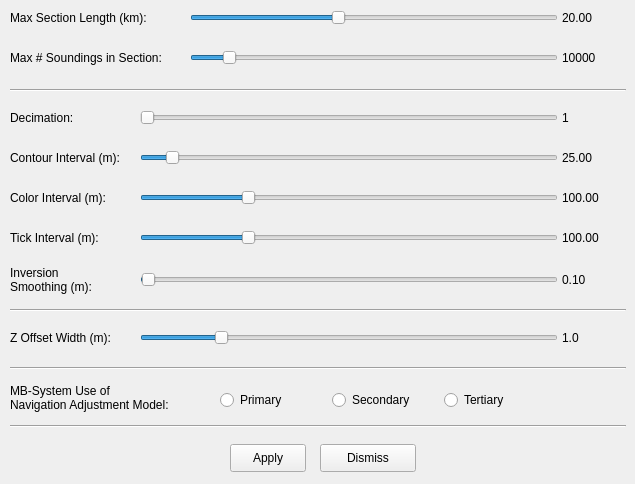
<?xml version="1.0" encoding="UTF-8"?>
<!--
  mbnavadjust_controls.ui - Option > Controls of the navigation adjustment tool (mbnavadjust's
  form_controls, mbnavadjust_creation.c): section size, contouring, inversion smoothing, z offset
  width, and how mbprocess uses the adjustment model. Loaded at runtime by
  src/mbnavadjust/mbnavadjust_window.cpp. Absolute geometry from the Motif form, no layouts; the
  bottom row (use of the model, Apply, Dismiss) sits below the scales, where the form's attachments
  put it.
  Each Motif XmScale (showValue on) is a slider plus a label named after it + "Value"; the
  callbacks set and read the value, minimum and maximum, and the decimal points format the label.
-->
<ui version="4.0">
 <class>MbNavAdjustControls</class>
 <widget class="QDialog" name="form_controls">
  <property name="geometry">
   <rect><x>0</x><y>0</y><width>635</width><height>484</height></rect>
  </property>
  <property name="windowTitle">
   <string>MBnavadjust - Controls</string>
  </property>
  <widget class="QLabel" name="label_controls_sectionlength">
   <property name="geometry"><rect><x>10</x><y>8</y><width>176</width><height>20</height></rect></property>
   <property name="text"><string>Max Section Length (km):</string></property>
  </widget>
  <widget class="QSlider" name="scale_controls_sectionlength">
   <property name="geometry"><rect><x>190</x><y>8</y><width>368</width><height>20</height></rect></property>
   <property name="orientation"><enum>Qt::Horizontal</enum></property>
   <property name="minimum"><number>1</number></property>
   <property name="maximum"><number>5000</number></property>
   <property name="value"><number>2000</number></property>
  </widget>
  <widget class="QLabel" name="scale_controls_sectionlengthValue">
   <property name="geometry"><rect><x>562</x><y>8</y><width>64</width><height>20</height></rect></property>
   <property name="text"><string>20.00</string></property>
  </widget>
  <widget class="QLabel" name="label_controls_sectionsoundings">
   <property name="geometry"><rect><x>10</x><y>48</y><width>180</width><height>20</height></rect></property>
   <property name="text"><string>Max # Soundings in Section:</string></property>
  </widget>
  <widget class="QSlider" name="scale_controls_sectionsoundings">
   <property name="geometry"><rect><x>190</x><y>48</y><width>368</width><height>20</height></rect></property>
   <property name="orientation"><enum>Qt::Horizontal</enum></property>
   <property name="minimum"><number>1000</number></property>
   <property name="maximum"><number>100000</number></property>
   <property name="value"><number>10000</number></property>
  </widget>
  <widget class="QLabel" name="scale_controls_sectionsoundingsValue">
   <property name="geometry"><rect><x>562</x><y>48</y><width>64</width><height>20</height></rect></property>
   <property name="text"><string>10000</string></property>
  </widget>
  <widget class="Line" name="separator4">
   <property name="geometry"><rect><x>10</x><y>84</y><width>616</width><height>12</height></rect></property>
   <property name="orientation"><enum>Qt::Horizontal</enum></property>
  </widget>
  <widget class="QLabel" name="label_controls_decimation">
   <property name="geometry"><rect><x>10</x><y>108</y><width>126</width><height>20</height></rect></property>
   <property name="text"><string>Decimation:</string></property>
  </widget>
  <widget class="QSlider" name="scale_controls_decimation">
   <property name="geometry"><rect><x>140</x><y>108</y><width>418</width><height>20</height></rect></property>
   <property name="orientation"><enum>Qt::Horizontal</enum></property>
   <property name="minimum"><number>1</number></property>
   <property name="maximum"><number>10</number></property>
   <property name="value"><number>1</number></property>
  </widget>
  <widget class="QLabel" name="scale_controls_decimationValue">
   <property name="geometry"><rect><x>562</x><y>108</y><width>64</width><height>20</height></rect></property>
   <property name="text"><string>1</string></property>
  </widget>
  <widget class="QLabel" name="label_controls_contourinterval">
   <property name="geometry"><rect><x>10</x><y>148</y><width>126</width><height>20</height></rect></property>
   <property name="text"><string>Contour Interval (m):</string></property>
  </widget>
  <widget class="QSlider" name="scale_controls_contourinterval">
   <property name="geometry"><rect><x>140</x><y>148</y><width>418</width><height>20</height></rect></property>
   <property name="orientation"><enum>Qt::Horizontal</enum></property>
   <property name="minimum"><number>1</number></property>
   <property name="maximum"><number>40000</number></property>
   <property name="value"><number>2500</number></property>
  </widget>
  <widget class="QLabel" name="scale_controls_contourintervalValue">
   <property name="geometry"><rect><x>562</x><y>148</y><width>64</width><height>20</height></rect></property>
   <property name="text"><string>25.00</string></property>
  </widget>
  <widget class="QLabel" name="label_controls_colorinterval">
   <property name="geometry"><rect><x>10</x><y>188</y><width>126</width><height>20</height></rect></property>
   <property name="text"><string>Color Interval (m):</string></property>
  </widget>
  <widget class="QSlider" name="scale_controls_colorinterval">
   <property name="geometry"><rect><x>140</x><y>188</y><width>418</width><height>20</height></rect></property>
   <property name="orientation"><enum>Qt::Horizontal</enum></property>
   <property name="minimum"><number>1</number></property>
   <property name="maximum"><number>40000</number></property>
   <property name="value"><number>10000</number></property>
  </widget>
  <widget class="QLabel" name="scale_controls_colorintervalValue">
   <property name="geometry"><rect><x>562</x><y>188</y><width>64</width><height>20</height></rect></property>
   <property name="text"><string>100.00</string></property>
  </widget>
  <widget class="QLabel" name="label_controls_tickinterval">
   <property name="geometry"><rect><x>10</x><y>228</y><width>126</width><height>20</height></rect></property>
   <property name="text"><string>Tick Interval (m):</string></property>
  </widget>
  <widget class="QSlider" name="scale_controls_tickinterval">
   <property name="geometry"><rect><x>140</x><y>228</y><width>418</width><height>20</height></rect></property>
   <property name="orientation"><enum>Qt::Horizontal</enum></property>
   <property name="minimum"><number>1</number></property>
   <property name="maximum"><number>40000</number></property>
   <property name="value"><number>10000</number></property>
  </widget>
  <widget class="QLabel" name="scale_controls_tickintervalValue">
   <property name="geometry"><rect><x>562</x><y>228</y><width>64</width><height>20</height></rect></property>
   <property name="text"><string>100.00</string></property>
  </widget>
  <widget class="QLabel" name="label_controls_smoothing">
   <property name="geometry"><rect><x>10</x><y>262</y><width>126</width><height>36</height></rect></property>
   <property name="text"><string>Inversion
Smoothing (m):</string></property>
  </widget>
  <widget class="QSlider" name="scale_controls_smoothing">
   <property name="geometry"><rect><x>140</x><y>270</y><width>418</width><height>20</height></rect></property>
   <property name="orientation"><enum>Qt::Horizontal</enum></property>
   <property name="minimum"><number>1</number></property>
   <property name="maximum"><number>5000</number></property>
   <property name="value"><number>10</number></property>
  </widget>
  <widget class="QLabel" name="scale_controls_smoothingValue">
   <property name="geometry"><rect><x>562</x><y>270</y><width>64</width><height>20</height></rect></property>
   <property name="text"><string>0.10</string></property>
  </widget>
  <widget class="Line" name="separator12">
   <property name="geometry"><rect><x>10</x><y>304</y><width>616</width><height>12</height></rect></property>
   <property name="orientation"><enum>Qt::Horizontal</enum></property>
  </widget>
  <widget class="QLabel" name="label_controls_zoffset">
   <property name="geometry"><rect><x>10</x><y>328</y><width>126</width><height>20</height></rect></property>
   <property name="text"><string>Z Offset Width (m):</string></property>
  </widget>
  <widget class="QSlider" name="scale_controls_zoffset">
   <property name="geometry"><rect><x>140</x><y>328</y><width>418</width><height>20</height></rect></property>
   <property name="orientation"><enum>Qt::Horizontal</enum></property>
   <property name="minimum"><number>1</number></property>
   <property name="maximum"><number>50</number></property>
   <property name="value"><number>10</number></property>
  </widget>
  <widget class="QLabel" name="scale_controls_zoffsetValue">
   <property name="geometry"><rect><x>562</x><y>328</y><width>64</width><height>20</height></rect></property>
   <property name="text"><string>1.0</string></property>
  </widget>
  <widget class="Line" name="separator14">
   <property name="geometry"><rect><x>10</x><y>362</y><width>616</width><height>12</height></rect></property>
   <property name="orientation"><enum>Qt::Horizontal</enum></property>
  </widget>
  <widget class="QLabel" name="label_radioBox_controls_use">
   <property name="geometry"><rect><x>10</x><y>380</y><width>200</width><height>36</height></rect></property>
   <property name="text"><string>MB-System Use of
Navigation Adjustment Model:</string></property>
  </widget>
  <widget class="QRadioButton" name="toggleButton_controls_use_primary">
   <property name="geometry"><rect><x>220</x><y>386</y><width>109</width><height>28</height></rect></property>
   <property name="text"><string>Primary</string></property>
  </widget>
  <widget class="QRadioButton" name="toggleButton_controls_use_secondary">
   <property name="geometry"><rect><x>332</x><y>386</y><width>109</width><height>28</height></rect></property>
   <property name="text"><string>Secondary</string></property>
  </widget>
  <widget class="QRadioButton" name="toggleButton_controls_use_tertiary">
   <property name="geometry"><rect><x>444</x><y>386</y><width>109</width><height>28</height></rect></property>
   <property name="text"><string>Tertiary</string></property>
  </widget>
  <widget class="Line" name="separator5">
   <property name="geometry"><rect><x>10</x><y>420</y><width>616</width><height>12</height></rect></property>
   <property name="orientation"><enum>Qt::Horizontal</enum></property>
  </widget>
  <widget class="QPushButton" name="pushButton_controls_apply">
   <property name="geometry"><rect><x>230</x><y>444</y><width>76</width><height>28</height></rect></property>
   <property name="text"><string>Apply</string></property>
   <property name="autoDefault"><bool>false</bool></property>
  </widget>
  <widget class="QPushButton" name="pushButton_controls_dismiss">
   <property name="geometry"><rect><x>320</x><y>444</y><width>96</width><height>28</height></rect></property>
   <property name="text"><string>Dismiss</string></property>
   <property name="autoDefault"><bool>false</bool></property>
  </widget>
 </widget>
 <resources/>
 <connections/>
</ui>
